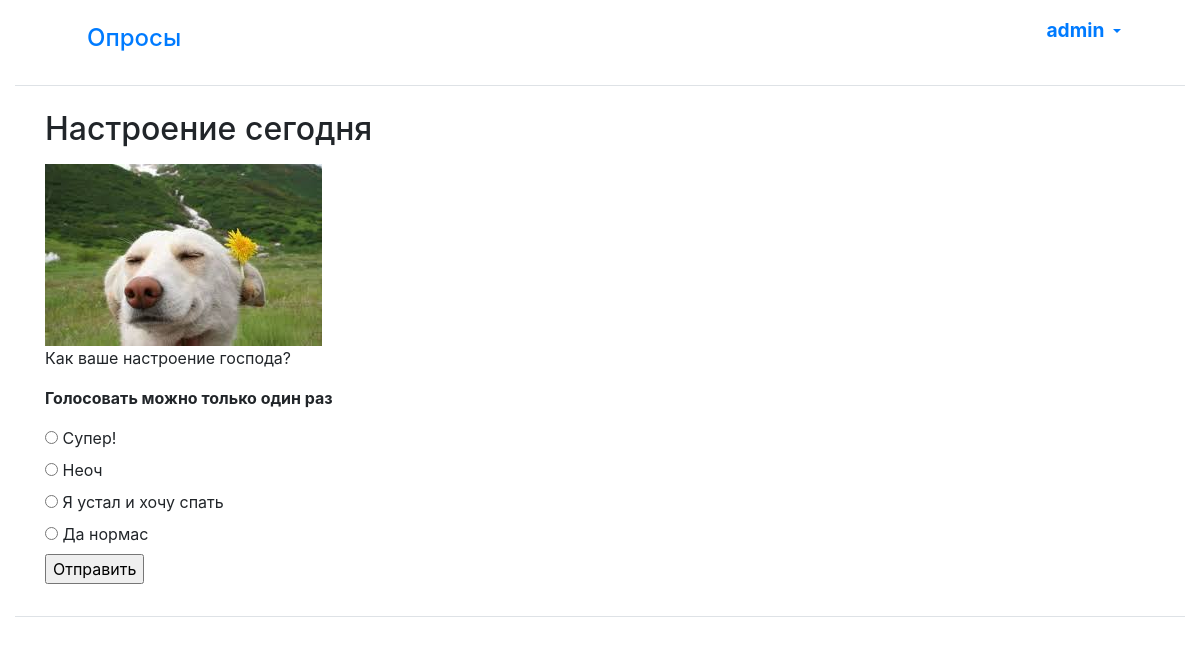
Screenshot of /polls/2/vote/ (signed in) with the database file from the repository.
### polls/models.py (models this page shows, shortened)
class User(AbstractUser):
    name = models.CharField(max_length=200, verbose_name='Имя', blank=False, validators=[
        RegexValidator(
            regex='^[А-Яа-я -]*$',
            message='Разрешается использовать только кириллицу',
            code='invalid_username'
        ),
    ])
    surname = models.CharField(max_length=200, verbose_name='Фамилия', blank=False, validators=[
        RegexValidator(
            regex='^[А-Яа-я -]*$',
            message='Разрешается использовать только кириллицу',
            code='invalid_username'
        ),
    ])
    username = models.CharField(max_length=200, verbose_name='Логин', unique=True, blank=False, validators=[
        RegexValidator(
            regex='^[A-Za-z -]*$',
            message='Разрешается использовать только латиницу',
            code='invalid_username'
        ),
    ])
    avatar = models.ImageField(max_length=200, upload_to=get_name_file, verbose_name='Аватар', blank=False,
                               null=True,
                               validators=[FileExtensionValidator(
                                   allowed_extensions=['png', 'jpg', 'jpeg'])])
    email = models.EmailField(max_length=200, verbose_name='Почта', unique=True, blank=False)
    password = models.CharField(max_length=200, verbose_name='Пароль', blank=False)
    USERNAME_FIELD = 'username'
    class Meta:
        ordering = ['name']

class Question(models.Model):
    question_text = models.CharField(max_length=200, verbose_name='Название опроса')
    pub_date = models.DateTimeField('Дата публикации')
    description_question = models.CharField(max_length=50, verbose_name='Краткое описание')
    description_choice = models.CharField(max_length=200, verbose_name='Подробное описание')
    img = models.ImageField(max_length=200, verbose_name='Картинка', upload_to=get_name_file, blank=True, null=True,
                            validators=[FileExtensionValidator(allowed_extensions=['png', 'jpg', 'jpeg'])])

class Choice(models.Model):
    question = models.ForeignKey(Question, on_delete=models.CASCADE)
    choice_text = models.CharField(max_length=200)
    votes = models.IntegerField(default=0)
    all_votes = models.IntegerField(default=0)

### polls/views.py (the view, shortened to what this page needs)
# urls.py: path('<int:question_id>/vote/', views.vote, name='vote'),
@login_required
def vote(request, question_id):
    question_vote = get_object_or_404(Question, pk=question_id)
    vote, created = Vote.objects.get_or_create(voter=request.user, question_vote=question_vote)
    if not created:
        return render(request, 'polls/detail.html', {
            'question': question_vote,
            'error_message': 'Голосовать можно только один раз'
        })

### polls/templates/polls/detail.html (shortened to what this page needs)
{% extends "base.html" %}
{% load bootstrap4 %}
{% load thumbnail %}
{% block content %}
<form action="{% url 'polls:vote' question.id %}" method="post">
    <fieldset>
        <legend>
            <h2>{{question.question_text}}</h2>
        </legend>
        <img src="{% thumbnail question.img 'detail' %}" alt="Картинка">
        <p>{{question.description_choice}}</p>
        {% if error_message %}<p><strong> {{error_message}}</strong></p>{% endif %}
        {% for choice in question.choice_set.all %}
        <input type="radio" name="choice" id="choice{{forloop.counter}}" value="{{choice.id}}">
        <label for="choice{{forloop.counter}}">{{choice.choice_text}}</label><br>
        {% endfor %}
    </fieldset>
<input type="submit" value="Отправить">
</form>
{% endblock %}

### polls/templates/base.html (shortened to what this page needs)
{% load static %}
{% load bootstrap4 %}
{% load thumbnail %}
<html lang="en">
<head>
    <link rel="stylesheet" type="text/css" href="{% static 'style.css' %}">
    {% bootstrap_css %}
</head>
<body>
<div class="container-fluid">
    <div class="d-flex flex-column flex-md-row p-2 px-5 mb-4 bg-white border-bottom box-shadow">
        <h5 class="mr-md-auto p-2"><a class="nav-link root" href="{% url 'polls:index'  %}">Опросы</a></h5>
        {% if user.is_authenticated %}
        <div class="nav-item dropdown">
            <a class="nav-link dropdown-toggle" href="#" data-toggle="dropdown" aria-haspopup="true"
               aria-expanded="false">
                <span class="navlink root font-weight-bold"><img src="{% thumbnail user.avatar 'default' %}"> {{ user.get_username }} </span>
            </a>
        </div>
        {% endif %}
    </div>
    <div class="row">
        <div class="container">
            {% block content %}
            {% endblock %}
        </div>
    </div>
    <footer class="mt-3 border-top">
    </footer>
</div>
</body>
</html>

### polls/static/main/style.css (style rules this page uses)
.root { font-size: larger; }

### rows the page displays
User: get_username "admin"
Question: question_text "Настроение сегодня", img (picture), description_choice "Как ваше настроение господа?"
Choice: choice_text "Супер!"
Choice: choice_text "Неоч"
Choice: choice_text "Я устал и хочу спать"
Choice: choice_text "Да нормас"

### other values shown
{{ error_message }} "Голосовать можно только один раз"
